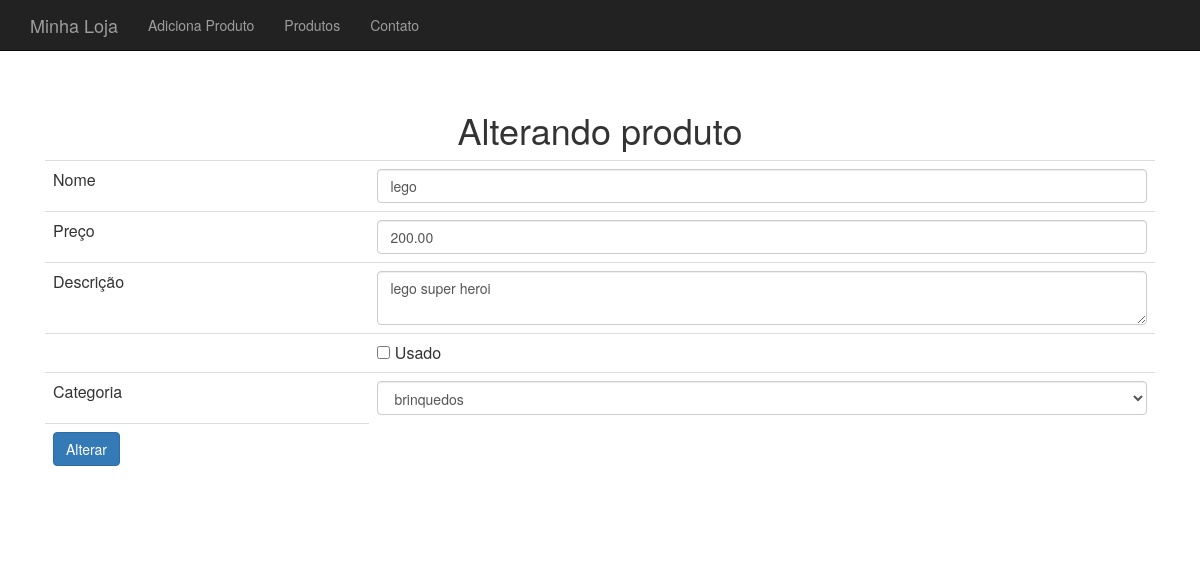
The page /produto-altera-formulario.php?id=3 on the database its author committed.
### tables this page shows
CREATE TABLE `produtos` (
  `id` int(11) NOT NULL,
  `nome` varchar(255) DEFAULT NULL,
  `preco` decimal(10,2) DEFAULT NULL,
  `descricao` text,
  `categoria_id` int(11) DEFAULT NULL,
  `usado` tinyint(1) DEFAULT '0'
);

### banco-produto.php (called while the page is built, shortened)
<?php
function buscaProduto($conexao, $id) {
    $query = "select * from produtos where id = {$id}";
    $resultado = mysqli_query($conexao, $query);
    return mysqli_fetch_assoc($resultado);
}

### banco-categoria.php (called while the page is built, shortened)
<?php
function listaCategorias($conexao) {
    $categorias = array();
    $query = "select * from categorias";
    $resultado = mysqli_query($conexao, $query);
    while($categoria = mysqli_fetch_assoc($resultado)) {
        array_push($categorias, $categoria);
    }
    return $categorias;
}

### produto-formulario-base.php (the view)
<tr>
    <td>Nome</td>
    <td><input class="form-control" type="text" name="nome" value="<?=$produto['nome']?>" /></td>
</tr>
<tr>
    <td>Preço</td>
    <td><input class="form-control" type="number" name="preco" value="<?=$produto['preco']?>" /></td>
</tr>
<tr>
    <td>Descrição</td>
    <td><textarea class="form-control" name="descricao"><?=$produto['descricao']?></textarea></td>
</tr>
<tr>
    <td></td>
    <td><input type="checkbox" name="usado" <?=$usado?> value="true"> Usado
</tr>
<tr>
    <td>Categoria</td>
    <td>
        <select class="form-control" name="categoria_id">
            <?php foreach($categorias as $categoria) :
                $essaEhACategoria = $produto['categoria_id'] == $categoria['id'];
                $selecao = $essaEhACategoria ? "selected='selected'" : "";
            ?>
                <option value="<?=$categoria['id']?>" <?=$selecao?>>
                    <?=$categoria['nome']?>
                </option>
            <?php endforeach ?>
        </select>
    </td>
</tr>

### css/loja.css (style rules this page uses)
body { padding-top: 50px; }

### rows shown on the page
produtos: nome "lego", preco "200.00", descricao "lego super heroi"

### other values the page prints
form field categoria_id "brinquedos"
